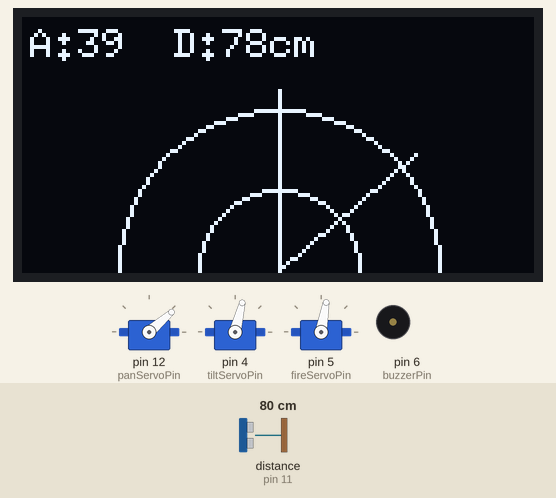
The sketch below on a simulated Arduino Uno, built with avr-gcc and run on an emulated ATmega328P. Parts: 3 × servo, 128×64 one-colour display, buzzer (waves = sounding). Wiring (inferred from the names in the program): ultrasonic range finder: trigger pin 10; echo pin 11. Inputs (shaded band) come from the test bench; at power-on: distance to the obstacle (sensor on pin 11) 80 cm. The echo pulse lasts 58.3 µs per cm; what the sketch prints to the serial monitor is not drawn.

Above: at 2.1 s.
2.2 s: distance to the obstacle (sensor on pin 11) set to 44 cm
At 2.7 s:
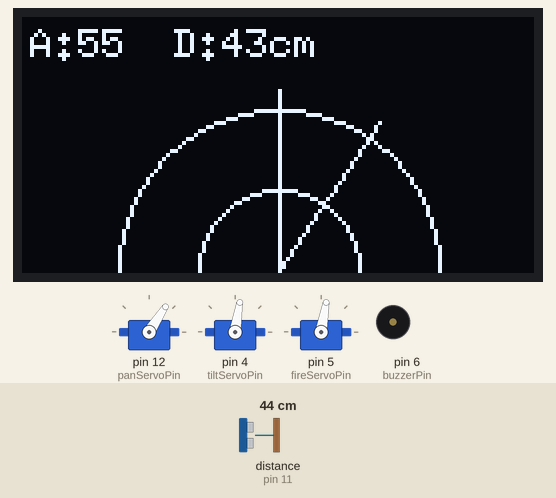
3.9 s: distance to the obstacle (sensor on pin 11) set to 38 cm
At 4.5 s:
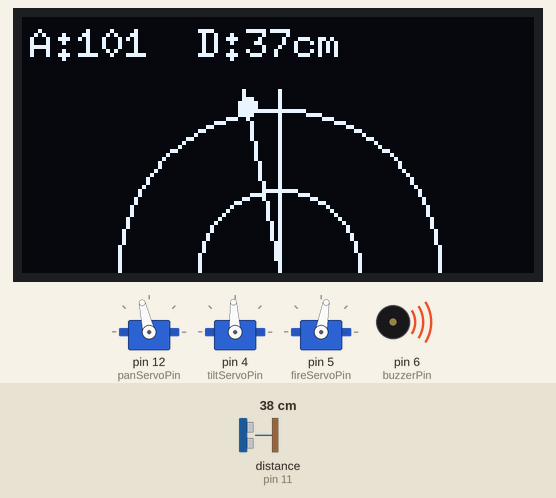
5.7 s: distance to the obstacle (sensor on pin 11) set to 2 cm
At 6.3 s:
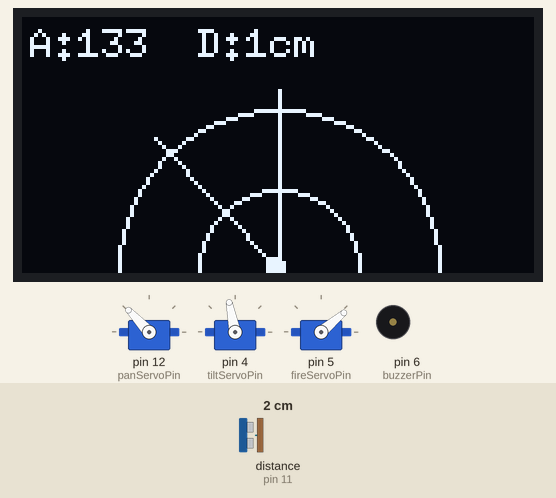
8.2 s: distance to the obstacle (sensor on pin 11) set to 29 cm
At 9.4 s:
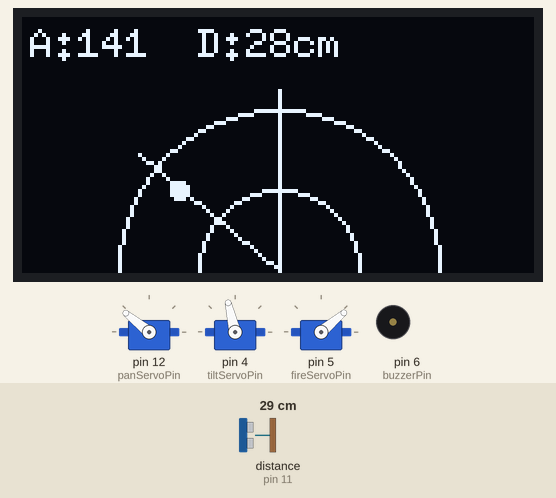
10.5 s: distance to the obstacle (sensor on pin 11) set to 33 cm
At 11.19 s:
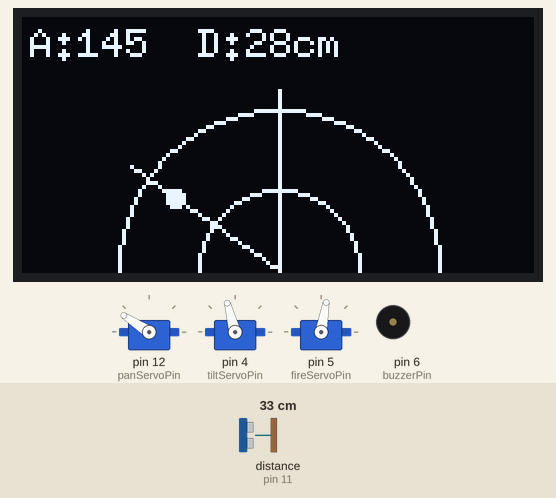
13.4 s: distance to the obstacle (sensor on pin 11) set to 4 cm
At 14.8 s:
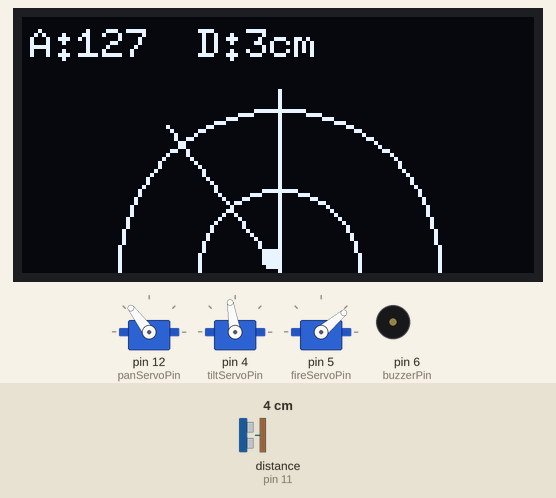
Timing chart, 0 to 19.0 s (numbered marks = the images above; inputs shaded):
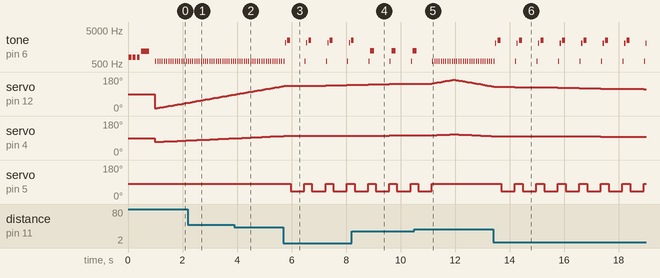

Measured:
- the behaviour switches between 41 and 40 cm on distance to the obstacle (sensor on pin 11) (found by bisection; images 1 and 2)
- the behaviour switches between 30 and 31 cm on distance to the obstacle (sensor on pin 11) (found by bisection; images 4 and 5)
- after the input at 3.9 s, the display: first differs from a run without the input after 0.12 s (image 2 shows a later state)
- after the input at 5.7 s, servo on pin 5 (fireServoPin): alternates 80° for 0.28 s and 40° for 0.50 s, starting after 0.27 s
- after the input at 10.5 s, servo on pin 5 (fireServoPin): goes on until 11.1 s, then stays 80°
- after the input at 13.4 s, servo on pin 5 (fireServoPin): alternates 80° for 0.29 s and 40° for 0.50 s, starting after 0.28 s
- by itself, tone on pin 6 (buzzerPin): repeats every 0.79 s: silent 0.05 s, 2068 Hz 0.04 s, silent 0.05 s, 2500 Hz 0.10 s, silent 0.54 s, 600 Hz 0.01 s

The sketch:

Combined_Air_Defense_System.ino
```cpp
/*
  AUTOMATIC AIR DEFENSE SYSTEM — Combined Sketch
  Marcos Perez

  This sketch merges two previously separate programs into one working system:
    1) "radar_project.ino"      -> OLED radar sweep display + buzzer sounds
    2) "final_code_missile_Launcher_22.ino" -> 3-servo turret + firing action

  How it works:
    - The pan servo sweeps the ultrasonic sensor back and forth (like the radar_project code).
    - As it sweeps, the OLED screen draws a radar sweep line and a dot for any object it finds
      (reused from radar_project.ino), and the buzzer beeps once per sweep step.
    - If an object is detected within FIRE_RANGE_CM, the system:
        a) plays a rising-pitch alert tone (closer = higher pitch),
        b) moves the tilt servo to track the last known angle,
        c) fires the trigger servo (the "launch" motion from the missile launcher code),
        d) returns the trigger servo to rest position.

  Hardware pins (matches your breadboard photos):
    trigPin      = 10   (ultrasonic sensor)
    echoPin      = 11   (ultrasonic sensor)
    buzzerPin    = 6    (piezo buzzer)
    panServoPin  = 12   (sweeping base servo - was "myServo" in radar_project.ino)
    tiltServoPin = 10   (middle/tilt servo from launcher code - NOTE: change if pin 10
                          conflicts with trigPin on your board; move tilt servo to an
                          unused pin such as 4 if needed)
    fireServoPin = 5    (top/trigger servo - "servo_top" in launcher code)
*/

#include <Servo.h>
#include <U8g2lib.h>
#include <Wire.h>

// ---------- Pins ----------
const int trigPin = 10;
const int echoPin = 11;
const int buzzerPin = 6;

const int panServoPin  = 12;
const int tiltServoPin = 4;   // moved off pin 10 to avoid clashing with trigPin
const int fireServoPin = 5;

// ---------- Behavior settings ----------
const int FIRE_RANGE_CM = 30;   // distance threshold that triggers a "launch"
const int FIRE_ANGLE    = 40;   // trigger servo angle when firing
const int REST_ANGLE    = 80;   // trigger servo angle at rest

Servo panServo;
Servo tiltServo;
Servo fireServo;

long duration;
int distance;

U8G2_SSD1306_128X64_NONAME_F_HW_I2C u8g2(U8G2_R0, U8X8_PIN_NONE);

void setup() {
  pinMode(trigPin, OUTPUT);
  pinMode(echoPin, INPUT);
  pinMode(buzzerPin, OUTPUT);

  Serial.begin(9600);

  panServo.attach(panServoPin);
  tiltServo.attach(tiltServoPin);
  fireServo.attach(fireServoPin);
  fireServo.write(REST_ANGLE);
  tiltServo.write(90);

  u8g2.begin();
  u8g2.setContrast(100);

  playStartupSound();
  Serial.println("Air Defense System initialized");
}

void loop() {
  // Sweep forward
  for (int angle = 15; angle <= 165; angle += 2) {
    scanAndRespond(angle);
  }
  // Sweep backward
  for (int angle = 165; angle >= 15; angle -= 2) {
    scanAndRespond(angle);
  }
}

void scanAndRespond(int angle) {
  panServo.write(angle);
  tiltServo.write(map(angle, 15, 165, 70, 110));  // gentle tilt sway for visual effect
  delay(15);

  distance = calculateDistance();
  radarBeep();
  drawRadar(angle, distance);

  if (distance > 0 && distance < FIRE_RANGE_CM) {
    playDetectionAlert(distance);
    fire();
  }

  Serial.print(angle);
  Serial.print(",");
  Serial.print(distance);
  Serial.print(".");
}

// ==================== FIRE CONTROL ====================
void fire() {
  fireServo.write(FIRE_ANGLE);
  delay(500);
  fireServo.write(REST_ANGLE);
}

// ==================== SENSOR ====================
int calculateDistance() {
  digitalWrite(trigPin, LOW);
  delayMicroseconds(2);
  digitalWrite(trigPin, HIGH);
  delayMicroseconds(10);
  digitalWrite(trigPin, LOW);
  duration = pulseIn(echoPin, HIGH);
  return duration * 0.034 / 2;
}

// ==================== DISPLAY ====================
void drawRadar(int angle, int dist) {
  u8g2.clearBuffer();

  int cx = 64, cy = 63;
  u8g2.drawCircle(cx, cy, 20, U8G2_DRAW_ALL);
  u8g2.drawCircle(cx, cy, 40, U8G2_DRAW_ALL);
  u8g2.drawLine(cx, cy, cx, cy - 45);

  float rad = radians(angle);
  int x2 = cx + 45 * cos(rad);
  int y2 = cy - 45 * sin(rad);
  u8g2.drawLine(cx, cy, x2, y2);

  if (dist > 0 && dist < 40) {
    int r = map(dist, 0, 40, 0, 45);
    int dotX = cx + r * cos(rad);
    int dotY = cy - r * sin(rad);
    u8g2.drawDisc(dotX, dotY, 2, U8G2_DRAW_ALL);
  }

  u8g2.setFont(u8g2_font_6x10_tr);
  char info[24];
  sprintf(info, "A:%d  D:%dcm", angle, dist);
  u8g2.drawStr(2, 10, info);

  u8g2.sendBuffer();
}

// ==================== SOUND ====================
void playStartupSound() {
  for (int i = 0; i < 3; i++) {
    tone(buzzerPin, 800, 100);
    delay(150);
  }
  tone(buzzerPin, 1200, 300);
  delay(500);
}

void radarBeep() {
  tone(buzzerPin, 600, 10);
  delay(10);
}

void playDetectionAlert(int dist) {
  int pitch = map(dist, 5, 40, 2000, 800);
  int beepDuration = map(dist, 5, 40, 50, 200);
  tone(buzzerPin, pitch, beepDuration);
  delay(beepDuration + 50);

  if (dist < 15) {
    tone(buzzerPin, 2500, 100);
    delay(120);
  }
}
```
